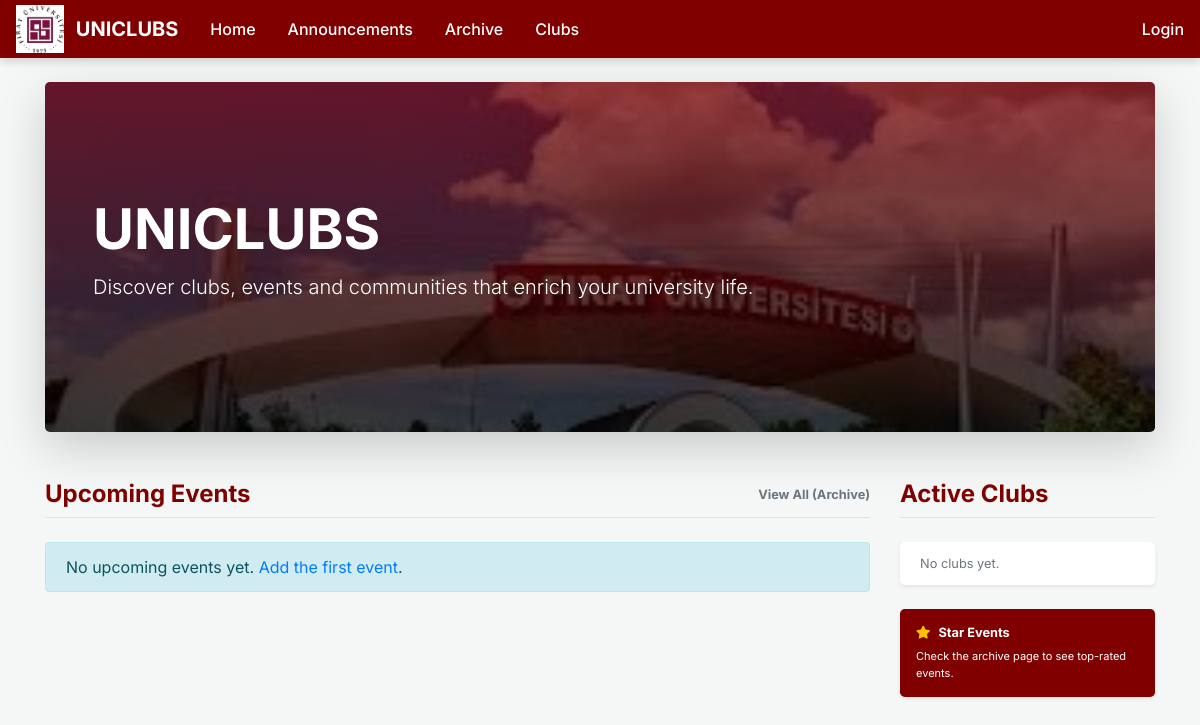
Before: / with the older database file.
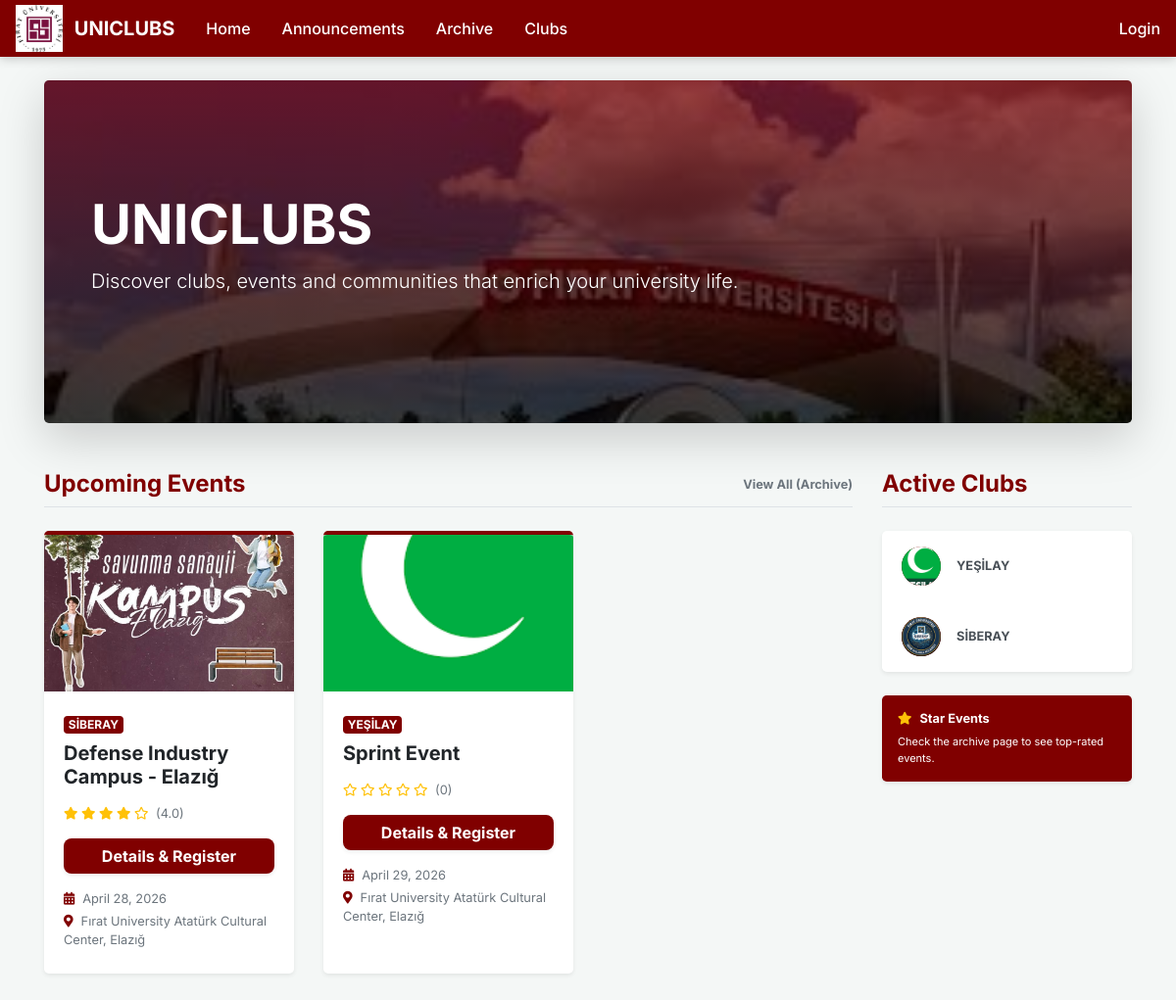
After: the same page with the newer database file.
### app/models.py (models this page shows, shortened)
class Event(models.Model): # Event definition with logic for attendance and average ratings | Katılım ve ortalama puanlama mantığıyla etkinlik tanımı
    STATUS_CHOICES = [
        ('upcoming', 'Upcoming'),
        ('ongoing', 'Ongoing'),
        ('past', 'Past'),
    ]
    title = models.CharField(max_length=200)
    description = models.TextField()
    club = models.ForeignKey(Club, on_delete=models.CASCADE, related_name='events')
    location = models.CharField(max_length=200, blank=True)
    event_date = models.DateField()
    event_time = models.TimeField(blank=True, null=True)
    status = models.CharField(max_length=20, choices=STATUS_CHOICES, default='upcoming')
    is_approved = models.BooleanField(default=False)
    max_participants = models.IntegerField(default=100)
    image = models.ImageField(upload_to='event_images/', blank=True, null=True)
    created_at = models.DateTimeField(default=timezone.now)
    @property
    def average_rating(self):
        ratings = self.ratings.all()
        if not ratings:
            return 0
        return round(sum(r.score for r in ratings) / ratings.count(), 1)
    class Meta:
        ordering = ['-event_date']

class Club(models.Model): # Stores club profile, recruitment status, and admin links | Kulüp profili, alım durumu ve admin bağlantılarını tutar
    name = models.CharField(max_length=200)
    description = models.TextField(blank=True)
    logo = models.ImageField(upload_to='club_logos/', blank=True, null=True)
    category = models.CharField(max_length=100, blank=True)
    is_active = models.BooleanField(default=True)
    is_approved = models.BooleanField(default=False)
    is_recruiting = models.BooleanField(default=False)
    is_core_team_recruiting = models.BooleanField(default=False)
    leader = models.CharField(max_length=200, blank=True, null=True, help_text="Name of the club leader")
    created_at = models.DateTimeField(default=timezone.now)
    admin_user = models.OneToOneField(User, on_delete=models.SET_NULL, null=True, blank=True, related_name='managed_club')
    class Meta:
        ordering = ['-created_at']

class EventRating(models.Model): # Collects numeric scores and comments for completed events | Tamamlanan etkinlikler için sayısal puan ve yorum toplar
    event = models.ForeignKey(Event, on_delete=models.CASCADE, related_name='ratings')
    student = models.ForeignKey(Student, on_delete=models.CASCADE, related_name='ratings')
    score = models.IntegerField(choices=[(i, str(i)) for i in range(1, 6)])
    comment = models.TextField(blank=True)
    rated_at = models.DateTimeField(default=timezone.now)
    class Meta:
        unique_together = ('event', 'student')

### app/views.py (the view)
# urls.py: path('', views.home, name='home'),
def home(request):
    today = timezone.now().date()
    events = Event.objects.filter(is_approved=True, event_date__gte=today).order_by('event_date')[:6]
    clubs = Club.objects.filter(is_active=True, is_approved=True)[:6]
    return render(request, 'app/index.html', {'events': events, 'clubs': clubs})

### app/templates/app/index.html (shortened to what this page needs)
{% extends "app/layout.html" %}
{% load static %}
{% block content %}
<div class="container">
    <section class="mb-5">
        <div class="rounded-lg overflow-hidden shadow-lg" style="height:350px; background: linear-gradient(rgba(128,0,0,0.72), rgba(0,0,0,0.7)), url('{% static 'app/content/hero_bg.png' %}'); background-size:cover; background-position:center; display:flex; align-items:center; padding:3rem;">
            <div class="text-white">
                <h1 class="display-4 font-weight-bold">UNICLUBS</h1>
                <p class="lead">Discover clubs, events and communities that enrich your university life.</p>
            </div>
        </div>
    </section>
    <div class="row">
        <div class="col-md-9">
            <div class="d-flex justify-content-between align-items-center mb-4 border-bottom pb-2">
                <h4 class="font-weight-bold text-maroon mb-0">Upcoming Events</h4>
                <a href="{% url 'event_archive' %}" class="small font-weight-bold text-muted">View All (Archive)</a>
            </div>
            <div class="row">
                {% for event in events %}
                <div class="col-md-4 mb-4">
                    <div class="card h-100 border-0 shadow-sm rounded-lg overflow-hidden border-top-maroon event-card">
                        {% if event.image %}
                        <img src="{{ event.image.url }}" class="card-img-top" style="height:160px; object-fit:cover;">
                        {% else %}
                        <div class="d-flex align-items-center justify-content-center bg-maroon" style="height:160px;">
                            <i class="fas fa-calendar-alt fa-3x text-white opacity-50"></i>
                        </div>
                        {% endif %}
                        <div class="card-body">
                            <span class="badge mb-2" style="background-color:#800000; color:white;">{{ event.club.name }}</span>
                            <h5 class="card-title font-weight-bold mb-3">{{ event.title }}</h5>
                            <div class="mb-3">
                                <div class="text-warning small">
                                    {% for i in "12345" %}
                                        {% if forloop.counter <= event.average_rating %}
                                            <i class="fas fa-star"></i>
                                        {% else %}
                                            <i class="far fa-star"></i>
                                        {% endif %}
                                    {% endfor %}
                                    <span class="text-muted ml-1">({{ event.average_rating }})</span>
                                </div>
                            </div>
                            <a href="{% url 'event_detail' event.pk %}" class="btn btn-maroon btn-block mb-3 font-weight-bold shadow-sm">Details & Register</a>
                            <div class="small text-muted">
                                <p class="mb-1"><i class="fa fa-calendar-alt mr-2 text-maroon"></i>{{ event.event_date }}</p>
                                {% if event.location %}
                                <p class="mb-1"><i class="fa fa-map-marker-alt mr-2 text-maroon"></i>{{ event.location }}</p>
                                {% endif %}
                            </div>
                        </div>
                    </div>
                </div>
                {% empty %}
                <div class="col-12">
                    <div class="alert alert-info">No upcoming events yet. <a href="{% url 'event_add' %}">Add the first event</a>.</div>
                </div>
                {% endfor %}
            </div>
        </div>
        <div class="col-md-3">
            <h4 class="font-weight-bold text-maroon mb-4 border-bottom pb-2">Active Clubs</h4>
            <div class="list-group shadow-sm rounded-lg overflow-hidden">
                {% for club in clubs %}
                <a href="{% url 'club_detail' club.pk %}" class="list-group-item d-flex align-items-center border-0 py-3 bg-white list-group-item-action">
                    <div class="bg-maroon text-white rounded-circle d-flex align-items-center justify-content-center mr-3" style="width:40px; height:40px; min-width:40px;">
                        {% if club.logo %}
                            <img src="{{ club.logo.url }}" class="rounded-circle" style="width:40px; height:40px; object-fit:cover;">
                        {% else %}
                            <i class="fa fa-users fa-sm"></i>
                        {% endif %}
                    </div>
                    <span class="font-weight-bold small">{{ club.name }}</span>
                </a>
                {% empty %}
                <div class="list-group-item border-0 text-muted small">No clubs yet.</div>
                {% endfor %}
            </div>
            <a href="{% url 'event_archive' %}" class="text-decoration-none">
                <div class="card mt-4 border-0 shadow-sm rounded-lg card-hover" style="background-color:#800000;">
                    <div class="card-body p-3 text-white">
                        <h6 class="font-weight-bold small"><i class="fas fa-star mr-2 text-warning"></i>Star Events</h6>
                        <p class="mb-0" style="font-size:11px;">Check the archive page to see top-rated events.</p>
                    </div>
                </div>
            </a>
        </div>
    </div>
</div>
{% endblock %}

### app/templates/app/layout.html (shortened to what this page needs)
{% load static %}
<!DOCTYPE html>
<html lang="en">
<head>
    <link rel="stylesheet" href="https://stackpath.bootstrapcdn.com/bootstrap/4.5.2/css/bootstrap.min.css" />
    <link rel="stylesheet" href="https://cdnjs.cloudflare.com/ajax/libs/font-awesome/5.15.3/css/all.min.css" />
</head>
<body>
    <nav class="navbar navbar-expand-lg navbar-custom sticky-top p-0">
        <div class="container-fluid p-0">
            <a class="navbar-brand text-white font-weight-bold d-flex align-items-center ml-3" href="{% url 'home' %}">
                <img src="{% static 'app/content/fu_logo_final_v4.png' %}" alt="FU Logo" style="height: 48px; width: auto; margin-right: 12px;">
                UNICLUBS
            </a>
            <div class="collapse navbar-collapse" id="navbarNav">
                <ul class="navbar-nav mr-auto">
                    <li class="nav-item"><a class="nav-link" href="{% url 'home' %}">Home</a></li>
                    <li class="nav-item"><a class="nav-link" href="{% url 'announcements' %}">Announcements</a></li>
                    <li class="nav-item"><a class="nav-link" href="{% url 'event_archive' %}">Archive</a></li>
                    <li class="nav-item"><a class="nav-link" href="{% url 'club_list' %}">Clubs</a></li>
                </ul>
                <ul class="navbar-nav ml-auto align-items-center">
                    {% if user.is_authenticated %}
                        {% if user.username == 'UNICLUBSADMIN' or user.managed_club %}
                            <li class="nav-item">
                                <a class="nav-link nav-club-admin" href="{% url 'club_admin' %}">
                                    <i class="fas fa-tasks mr-1"></i> Club Management
                                </a>
                            </li>
                        {% endif %}
                        {% if user.username == 'UNICLUBSADMIN' %}
                            <li class="nav-item">
                                <a class="nav-link nav-system-admin" href="{% url 'system_admin' %}">
                                    <i class="fas fa-user-shield mr-1"></i> SYSTEM ADMIN
                                </a>
                            </li>
                        {% endif %}
                        <li class="nav-item d-flex align-items-center">
                            <span class="text-white small">Hello,</span>
                        </li>
                        <li class="nav-item">
                            <a class="nav-link btn-student" href="{% url 'dashboard' %}">{{ user.username }}</a>
                        </li>
                        <li class="nav-item">
                            <a class="nav-link btn-logout" href="{% url 'logout' %}">Logout</a>
                        </li>
                    {% else %}
                        <li class="nav-item">
                            <a class="nav-link btn-login" href="{% url 'login' %}">Login</a>
                        </li>
                    {% endif %}
                </ul>
            </div>
        </div>
    </nav>
    <div class="container-fluid py-4">
        {% block content %}{% endblock %}
    </div>
</body>
</html>

### app/templates/app/layout.html (style rules this page uses)
:root { --maroon: #800000; --maroon-dark: #600000; --maroon-light: #fceceb; --soft-bg: #f4f7f6; }
body { background-color: var(--soft-bg); font-family: 'Inter', 'Segoe UI', sans-serif; padding-bottom: 60px; }
.navbar-custom { background-color: var(--maroon); box-shadow: 0 2px 10px rgba(0,0,0,0.2); }
.navbar-custom .nav-link { color: white !important; font-weight: 500; padding: 0.5rem 1rem !important; transition: 0.3s; }
.text-maroon { color: var(--maroon) !important; }
.bg-maroon { background-color: var(--maroon) !important; }
.btn-maroon { background-color: var(--maroon); color: white !important; border: none; border-radius: 8px; font-weight: 600; transition: 0.25s; }
.border-top-maroon { border-top: 4px solid var(--maroon) !important; }

### app/templates/app/index.html (style rules this page uses)
.event-card { transition: 0.3s; }

Changed rows visible on the page:
added Event: image (picture), club.name "SİBERAY", title "Defense Industry Campus - Elazığ", average_rating "4.0", event_date "April 28, 2026", location "Fırat University Atatürk Cultural Center, Elazığ"
added Event: image (picture), club.name "YEŞİLAY", title "Sprint Event", average_rating "0", event_date "April 29, 2026", location "Fırat University Atatürk Cultural Center, Elazığ"
added Club: logo (picture), name "YEŞİLAY"
added Club: logo (picture), name "SİBERAY"
Other visible differences:
text no longer shown: "No upcoming events yet. Add the first event . No clubs yet."
